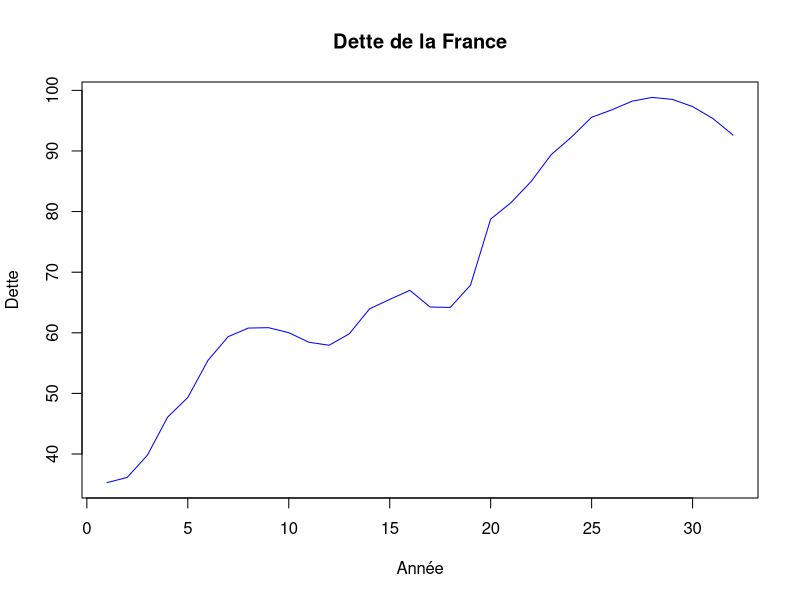
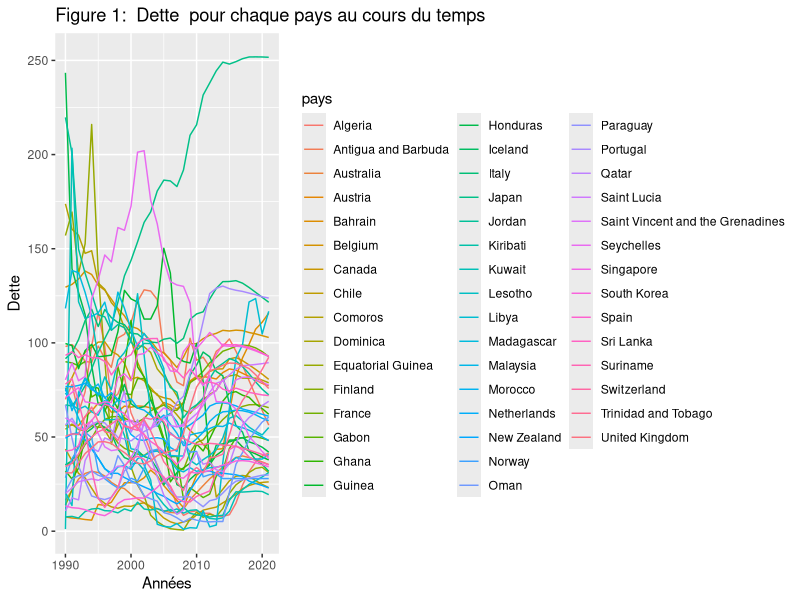
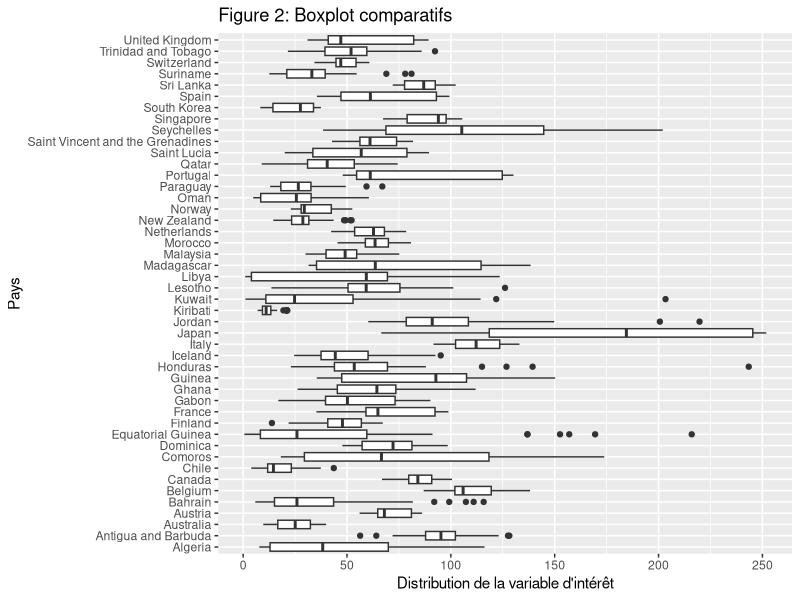

Here is the R script that generated these plots, in order: (Note: this script raises an error after producing the figures.)
## ---- chunk 1
data <- read.csv("archive/Dette_parpays.csv", header = TRUE)
head(data)
## ---- chunk 2
# Suppression des colonnes 'Region' et 'Image.URL'
data <- data[, !(names(data) %in% c("region", "Image.URL"))]


for (colname in names(data)) {
  # Vérifie si le nom de la colonne commence par 'X' suivi de 4 chiffres
  if (grepl("^X[0-9]{4}$", colname)) {
    # Suppression des virgules et conversion en numérique
    data[[colname]] <- as.numeric(gsub(",", ".", data[[colname]]))
    # Renommage de la colonne pour enlever le 'X'
    names(data)[names(data) == colname] <- substr(colname, 2, nchar(colname))
  }
}

head(data)
## ---- chunk 3
library(tidyr)

long_data <- pivot_longer(data, cols = -Country.Name, names_to = "Année", values_to = "Dette")

df <- pivot_wider(long_data, names_from = Country.Name, values_from = Dette)
df <- as.data.frame(df)

# Mettre la colonne année en rownames
rownames(df) <- df$Année

# enlever la colonne année
df <- df[, !(names(df) %in% c("Année"))]

# enlever toutes les colonnes qui ont au moins un 0 dans la colonne
df <- df[, colSums(df == 0) == 0]
head(df)
## ---- chunk 4

plot(df$France, type = "l", col = "blue", xlab = "Année", ylab = "Dette", main = "Dette de la France")

## ---- chunk 5
years <- 1990:2021
ndf <- cbind(years,df)
data_longer <-  ndf%>%pivot_longer(!years, names_to="pays", values_to="Dette")
head(data_longer)
## ---- chunk 6
library(ggplot2)
ggplot(data_longer, aes(x=years, y=Dette, color=pays)) + geom_line() +  
  xlab("Années") +
  ylab("Dette") +
  ggtitle("Figure 1:  Dette  pour chaque pays au cours du temps ")
## ---- chunk 7
ggplot(data = data_longer,aes(x =pays, y = Dette)) +
  geom_boxplot() +
  xlab("Pays") +
  ylab("Distribution de la variable d'intérêt")+
  coord_flip()+ 
  ggtitle("Figure 2: Boxplot comparatifs")
## ---- chunk 8
# nombre d'individue de df
n <- ncol(df)


## ---- chunk 9
y=data.matrix(df)
#y
xrange = range(as.numeric(rownames(y)))
## ---- chunk 10
splbasis = create.bspline.basis(xrange,norder=6,breaks=years)
gcv = 1:40
for (i in 1:40){
  lambda = exp(i-10)
  fdparTemp = fdPar(splbasis,Lfdobj = 2,lambda=lambda)
  smoothdata = smooth.basis(years,y,fdParobj = fdparTemp)
  gcv[i] = mean(smoothdata$gcv) #n valeur de critere general pour un lambda donnée soit la moyenne 
}
plot(gcv)
which.min(gcv)
## ---- chunk 11
lambda = exp(which.min(gcv)-10)
lambda
fdparTemp = fdPar(splbasis,Lfdobj = 2,lambda=lambda)
smoothdata = smooth.basis(years,y,fdParobj = fdparTemp)
## ---- chunk 12
fhatsmooth = eval.fd(years,smoothdata$fd)
par(mfrow=c(1,2))
matplot(years,y,type="l",lty=1,ylab="",main="donnees brutes")
matplot(years,fhatsmooth,type="l",lty=1,ylab="",main="donnees lissees")
## ---- chunk 13
matplot(years,fhatsmooth-y,lty=1,type="l",ylab="residus")
## ---- chunk 14
meantemp = mean.fd(smoothdata$fd) #moyenne (objet fonctionnel fd)
## ---- chunk 15
matplot(fhatsmooth,col="gray",type="l",xlab="Année",ylab="Dette")
lines(meantemp$coefs,lwd=2)
## ---- chunk 16
covtemp = var.fd(smoothdata$fd)
surfcov = eval.bifd(xrange[1]:xrange[2],xrange[1]:xrange[2],covtemp)
## ---- chunk 17
nofColors <- 100
colorFunc <- colorRampPalette(c('blue', 'red'));
colors_   <- colorFunc(nofColors)
z=surfcov
z.centerValues <- (
   z[      -1  ,      -1  ] +
   z[      -1  , -ncol(z) ] +
   z[ -nrow(z) ,      -1  ] +
   z[ -nrow(z) , -ncol(z) ]
) / 4

z.colorBin <- cut(z.centerValues, nofColors);

## ---- chunk 18

persp(surfcov,theta=30,xlab="Années",ylab="Années",zlab="covariance",col=  colors_[z.colorBin],)

## ---- chunk 19
filled.contour(surfcov)
## ---- chunk 20
cortemp = cor.fd(xrange[1]:xrange[2],smoothdata$fd)
#renvoie directement la matrice de corrélation emprique évaluée en les points demandés
## ---- chunk 21
persp(cortemp,theta=90,phi=40,xlab="Années",ylab="Années",zlab="corrélation",col=  colors_[z.colorBin],)
## ---- chunk 22
filled.contour(cortemp)
